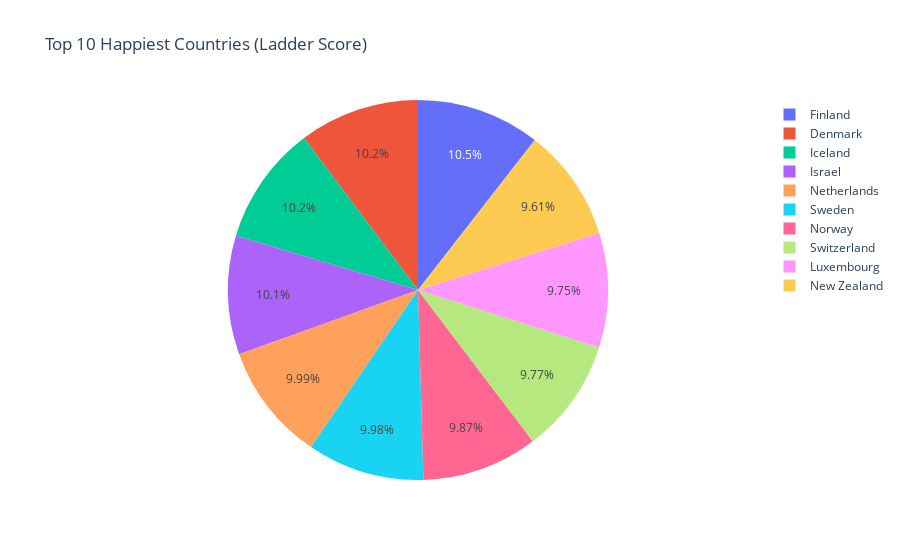

Source (notebook cell):
### Markdown cell above
![Track Age vs Streams](screenshots/top-10-happiest-countries-bar.png)

### Code cell
px.pie(
    df_top10,
    names=df_top10.index,
    values="Ladder Score",
    title="Top 10 Happiest Countries (Ladder Score)",
)

### Figure 1 — Plotly figure (JSON) as saved in the notebook; plotly's stock layout.template omitted (floating-point values rounded to 4 significant figures)
{"data": [{"domain": {"x": [0, 1], "y": [0, 1]}, "hovertemplate": "Country Name=%{label}<br>Ladder Score=%{value}<extra></extra>", "labels": ["Finland", "Denmark", "Iceland", "Israel", "Netherlands", "Sweden", "Norway", "Switzerland", "Luxembourg", "New Zealand"], "legendgroup": "", "name": "", "showlegend": true, "type": "pie", "values": [7.804, 7.586, 7.53, 7.473, 7.403, 7.395, 7.315, 7.24, 7.228, 7.123]}], "layout": {"legend": {"tracegroupgap": 0}, "title": {"text": "Top 10 Happiest Countries (Ladder Score)"}}}
